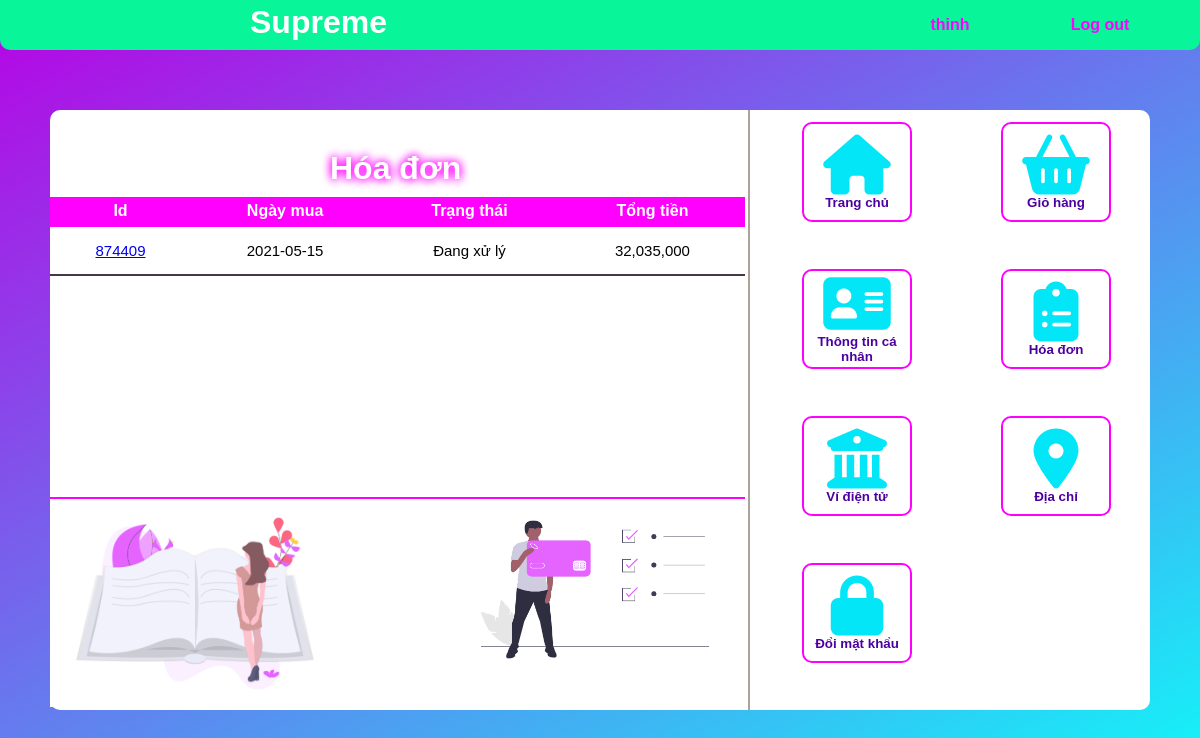
The app's page /User-bill/User-bill.php (signed in), older data.
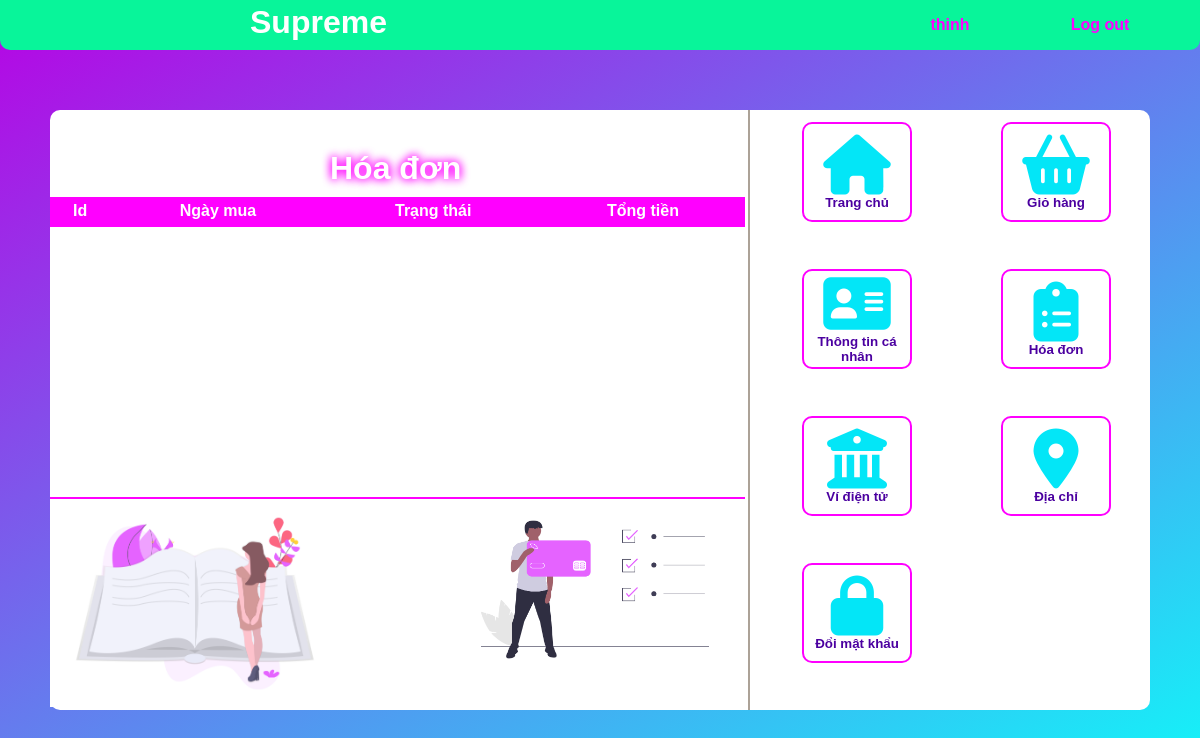
The same page, newer data.
### tables this page shows
CREATE TABLE `bill` (
  `id` int(11) NOT NULL,
  `name` varchar(255) NOT NULL,
  `username` varchar(255) NOT NULL,
  `address` varchar(255) NOT NULL,
  `phone` int(11) NOT NULL,
  `date` varchar(255) NOT NULL,
  `payment` varchar(255) NOT NULL,
  `status` int(11) NOT NULL DEFAULT 0,
  `sum` decimal(15,0) NOT NULL
);

### config/dbhelper.php (called while the page is built, shortened)
<?php
function executeResult($sql) {
    $con = new mysqli(HOST, USERNAME, PASSWORD, DATABASE);
    $con->set_charset("utf8");
    $result = $con->query($sql);
    $data = [];
    while ($row = $result->fetch_assoc()) {
        $data[] = $row;
    }
    return $data;
}

### User-bill/User-bill.php (the view, shortened to what this page needs)
<?php
    require_once '../config/dbhelper.php';
    $us = $_SESSION['name']
?>
<!DOCTYPE html>
<html>
    <link rel="stylesheet" href="User-bill.css">
<body>
    <div class="all">
        <div class="title-box">
            <h1>Supreme</h1>
            <a href="../Login-Register/Logout.php">Log out</a>
            <a href="#"><?php echo $us;?></a>
        </div>
        <div class="big-box">
            <div class="btn-box">
                <table>
                    <tr>
                        <td><a href="../index.php"><button type="button" class="btn"><i class="fas fa-home"></i>
                        <p>Trang chủ</p>
                    </button></a></td>
                        <td><a href="../User-cart/User-cart.php"><button type="button" class="btn"><i class="fas fa-shopping-basket"></i>
                        <p>Giỏ hàng</p>
                        </button></a></td>
                    </tr>
                    <tr>
                        <td><a href="../User-profile/User-profile.php"><button type="button" class="btn"><i class="fas fa-address-card"></i>
                        <p>Thông tin cá nhân</p>
                        </button></a></td>
                        <td><a href="../User-bill/User-bill.php"><button type="button" class="btn"><i class="fas fa-clipboard-list"></i>
                        <p>Hóa đơn</p>
                        </button></a></td>
                    </tr>
                    <tr>
                        <td><a href="#"><button type="button" class="btn"><i class="fas fa-university"></i>
                        <p>Ví điện tử</p>
                        </button></a></td>
                        <td><a href="../User-address/User-address.php"><button type="button" class="btn"><i class="fas fa-map-marker-alt"></i>
                        <p>Địa chỉ</p>
                        </button></a></td>
                    </tr>
                    <tr>
                        <td><a href="../User-pass/User-pass.html"><button type="button" class="btn"><i class="fas fa-lock"></i>
                        <p>Đổi mật khẩu</p>
                        </button></a></td>
                        <td></td>
                    </tr>
                </table>
            </div>
            <div class="data-box">
                <h1>Hóa đơn</h1>
                <div class="table-box">
                    <table>
                        <tr>
                            <th>Id</th>
                            <th>Ngày mua</th>
                            <th>Trạng thái</th>
                            <th>Tổng tiền</th>
                        </tr>
                        <?php
                            $sql="SELECT * FROM `bill` WHERE username='$us'";
                            $result=executeResult($sql);
                            foreach($result as $items){
                                echo'
                                <tr>
                                <td><a href="../Pro-bill/Pro-bill.php?id='.$items['id'].'">'.$items['id'].'</a></td>
                                <td>'.$items['date'].'</td>
                                ';
                                if($items['status']==0){
                                echo'
                                <td>Đang xử lý</td>
                                ';
                                }
                                else if($items['status']==1){
                                    echo'
                                    <td>Hoàn thành</td>
                                    ';
                                }
                                echo'
                                <td>'.number_format($items['sum'],0,'.',',').'</td>
                                </tr>
                                ';
                            }
                        ?>
                    </table>
                </div>
                <div class="img1">
                    <img src="../Img/bill1.png" width="290px">
                </div>
                <div class="img2">
                    <img src="../Img/bill2.png" width="290px">
                </div>
            </div>
        </div>
    </div>
</body>
</html>

Row changes from the older to the newer data that the page shows:
removed bill: id "874409", date "2021-05-15", status "Đang xử lý", sum "32,035,000"
